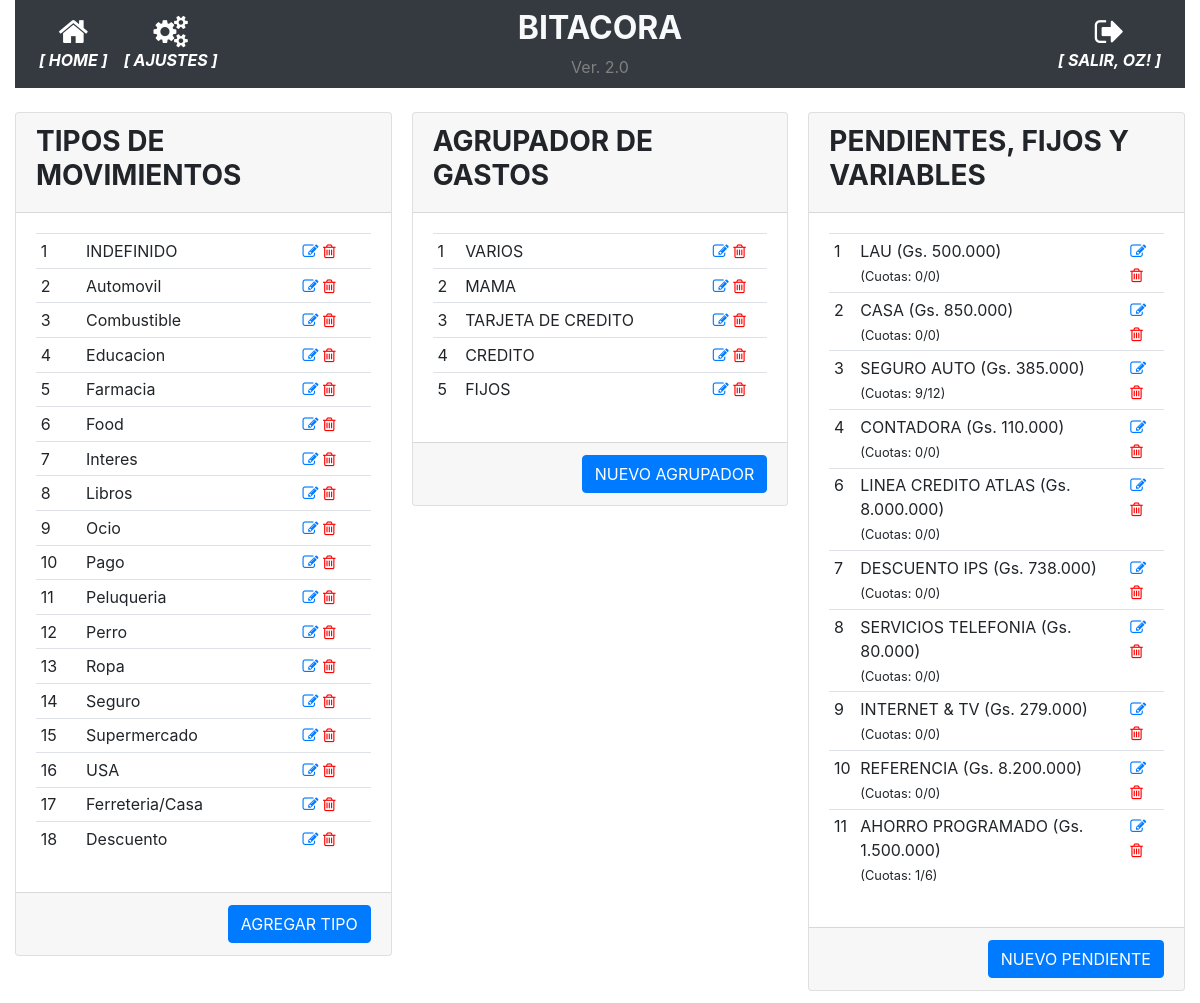
Before: /parametrico (signed in) with the older database file.
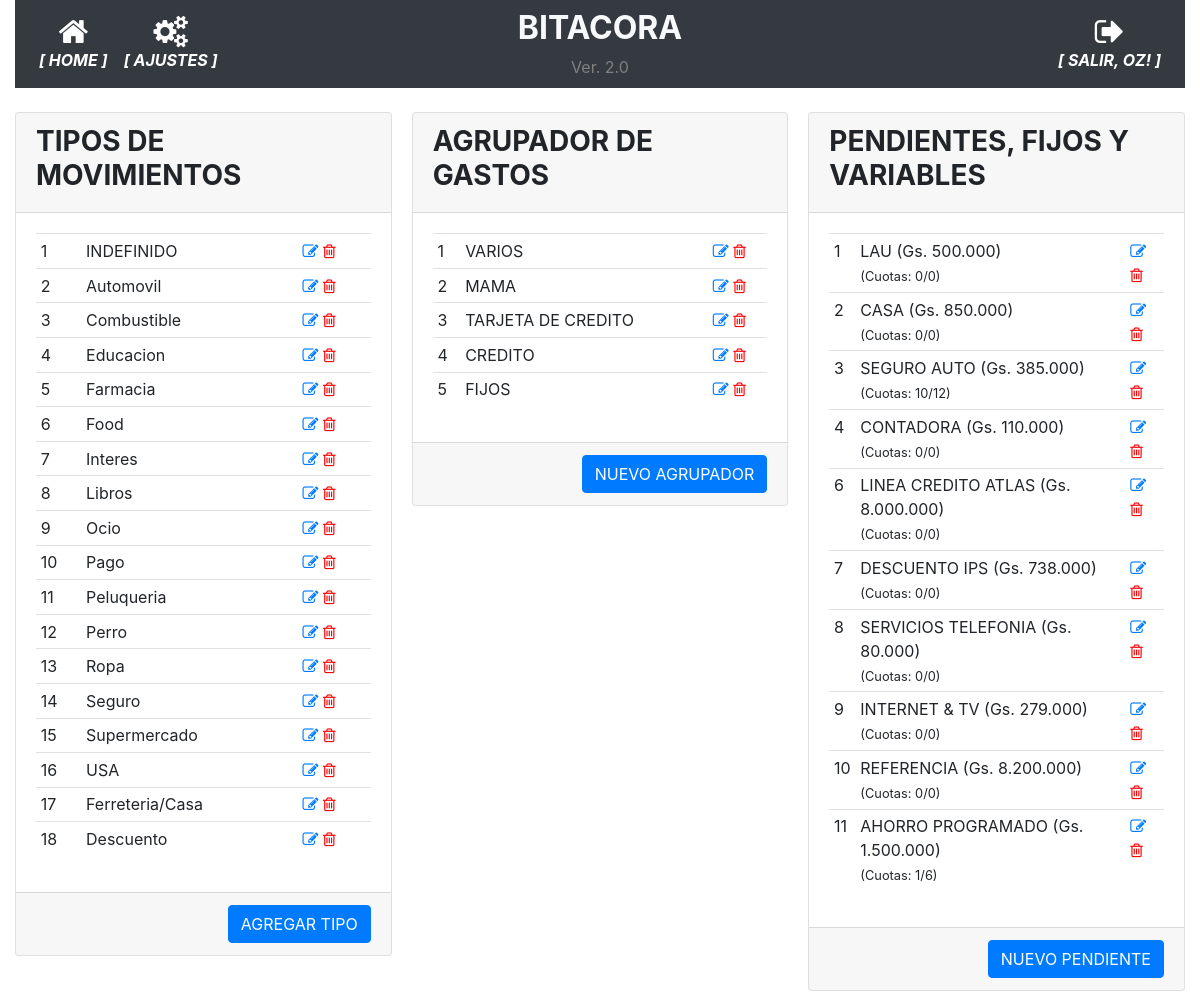
After: the same page with the newer database file.
### app/models.py (models this page shows, shortened)
class User(UserMixin, db.Model):
    id = db.Column(db.Integer, primary_key=True)
    username = db.Column(db.String(64), index=True, unique=True)
    email = db.Column(db.String(120), index=True, unique=True)
    password_hash = db.Column(db.String(128))
    perfil = db.Column(db.String(128))

class TiposMovimiento(db.Model):
    __tablename__='tipos_movimiento'
    id = db.Column(db.Integer, primary_key=True)
    tipo = db.Column(db.String(100), nullable=False)

class AgrupadorGastos(db.Model):
    __tablename__='agrupador_gastos'
    id = db.Column(db.Integer, primary_key=True)
    agrupador = db.Column(db.String(100), nullable=False)

class DeudasPendientes(db.Model):
    __tablename__='deudas_pendientes'
    id = db.Column(db.Integer, primary_key=True)
    descripcion = db.Column(db.String(100), nullable=False)
    monto = db.Column(db.Integer)
    estado = db.Column(db.Boolean, server_default=u'False')
    cuotas = db.Column(db.Integer)
    cuotas_pagadas = db.Column(db.Integer)
    id_agrupador = db.Column(db.Integer, nullable=True)

### app/routes.py (the view)
@app.route('/parametrico', methods=['GET', 'POST'])
@login_required
def parametrico():
    tipos_movimiento = TiposMovimiento.query.all()
    agrupador_gastos = AgrupadorGastos.query.all()
    gastos_fijos = DeudasPendientes.query.all()
    return render_template('parametrico.html', tipos_movimiento=tipos_movimiento, agrupador_gastos=agrupador_gastos, gastos_fijos=gastos_fijos)

### app/models.py (called while the page is built)
@login.user_loader
def load_user(id):
    return User.query.get(int(id))

### app/templates/parametrico.html
{% extends "base.html" %}
{% block main %}
<div class="card-columns">
    <div class="card">
        <div class="card-header">
            <h3><strong>TIPOS DE MOVIMIENTOS</strong></h3>
        </div>
        <div class="card-body">
            <div>
                <table class="table table-sm">
                    {% for tipo in tipos_movimiento %}
                    <tr>
                        <td>{{ tipo.id }}</td>
                        <td>{{ tipo.tipo }}</td>
                        <td class="align-self-end">
                            <a href="{{ url_for('modificar_parametrico', parametrico_id=tipo.id, origen='TIPOS') }}"><i class="fa fa-pencil-square-o"></i></a>
                            <a href="{{ url_for('borrar_parametrico', parametrico_id=tipo.id, origen='TIPOS') }}" style="color:red"><i class="fa fa-trash-o"></i></a>
                        </td>
                    </tr>
                    {% endfor %}
                </table>
            </div>
        </div>
        <div class="card-footer text-muted text-right">
            <a href="{{ url_for('nuevo_parametrico', origen='TIPOS') }}" class="btn btn-primary">AGREGAR TIPO</a>
        </div>
    </div>
    <div class="card">
        <div class="card-header">
            <h3><strong>AGRUPADOR DE GASTOS</strong></h3>
        </div>
        <div class="card-body">
            <div>
                <table class="table table-sm">
                    {% for agrupador in agrupador_gastos %}
                    <tr>
                        <td>{{ agrupador.id }}</td>
                        <td>{{ agrupador.agrupador }}</td>
                        <td class="align-self-end">
                            <a href="{{ url_for('modificar_parametrico', parametrico_id=agrupador.id, origen='AGRUPADORES') }}"><i class="fa fa-pencil-square-o"></i></a>
                            <a href="{{ url_for('borrar_parametrico', parametrico_id=agrupador.id, origen='AGRUPADORES') }}" style="color:red"><i class="fa fa-trash-o"></i></a>
                        </td>
                    </tr>
                    {% endfor %}
                </table>
            </div>
        </div>
        <div class="card-footer text-muted text-right">
            <a href="{{ url_for('nuevo_parametrico', origen='AGRUPADORES') }}" class="btn btn-primary">NUEVO AGRUPADOR</a>
        </div>
    </div>
    <div class="card">
        <div class="card-header">
            <h3><strong>PENDIENTES, FIJOS Y VARIABLES</strong></h3>
        </div>
        <div class="card-body">
            <div>
                <table class="table table-sm">
                    {% for fijo in gastos_fijos %}
                    <tr>
                        <td>{{ fijo.id }}</td>
                        <td>{{ fijo.descripcion }} ({{ "Gs. {:,.0f}".format(fijo.monto).replace(",", ".") }})<br><small>(Cuotas: {{ fijo.cuotas }}/{{ fijo.cuotas_pagadas }})</small></td>
                        <td class="align-self-end">
                            <a href="{{ url_for('modificar_pendiente', pendiente_id=fijo.id) }}"><i class="fa fa-pencil-square-o"></i></a>
                            <a href="{{ url_for('borrar_pendiente', pendiente_id=fijo.id) }}" style="color:red"><i class="fa fa-trash-o"></i></a>
                        </td>
                    </tr>
                    {% endfor %}
                </table>
            </div>
        </div>
        <div class="card-footer text-muted text-right">
            <a href="{{ url_for('nuevo_pendiente') }}" class="btn btn-primary">NUEVO PENDIENTE</a>
        </div>
    </div>
</div>
{% endblock %}

### app/templates/base.html (shortened to what this page needs)
<!doctype html>
<html lang="en">
  <head>
    <link rel="stylesheet" href="https://stackpath.bootstrapcdn.com/bootstrap/4.5.0/css/bootstrap.min.css">
    <link rel="stylesheet" href="https://maxcdn.bootstrapcdn.com/font-awesome/4.4.0/css/font-awesome.min.css">
  </head>
  <body>
    <div class="container-fluid">
      <nav class="navbar navbar-expand-md navbar-dark bg-dark">
        <div class="navbar-collapse collapse w-100 order-1 order-md-0 dual-collapse2">
            <ul class="navbar-nav mr-auto text-center">
              <li class="nav-item active">
                <a href="{{ url_for('index') }}" class="nav-link d-flex flex-column">
                <i class="fa fa-home fa-2x"></i>
                <span class="d-none d-sm-inline"><i><strong>[ HOME ]</strong></i></span></a>
              </li>
              <li class="nav-item active">
                <a href="{{ url_for('parametrico') }}" class="nav-link d-flex flex-column">
                <i class="fa fa-cogs fa-2x"></i>
                <span class="d-none d-sm-inline"><i><strong>[ AJUSTES ]</strong></i></span></a>
              </li>
            </ul>
        </div>
        <div class="mx-auto order-0 text-center">
            <h2 class="mx-auto text-light"><strong>BITACORA</strong></h2>
            <span style="color: grey">Ver. 2.0</span>
        </div>
        <div class="navbar-collapse collapse w-100 order-3 dual-collapse2">
            <ul class="navbar-nav ml-auto text-center">
              <li class="nav-item active">
                {% if current_user.is_anonymous %}
                  <a href="{{ url_for('logout') }}" class="nav-link d-flex flex-column">
                  <i class="fa fa-sign-in fa-2x"></i>
                  <span class="d-none d-sm-inline"><i><strong>[ ACCEDER ]</strong></i></span></a>
                {% else %}
                  <a href="{{ url_for('logout') }}" class="nav-link d-flex flex-column">
                  <i class="fa fa-sign-out fa-2x"></i>
                  <span class="d-none d-sm-inline"><i><strong>[ SALIR, {{ current_user.username | upper }}! ]</strong></i></span></a>
                {% endif %}
              </li>
            </ul>
        </div>
    </nav>
    <br>
      <div>
        {% block main %}{% endblock %}
      </div>
    </div>
  </body>
</html>

Changed rows visible on the page:
changed DeudasPendientes "SEGURO AUTO": cuotas "9" → "10"
